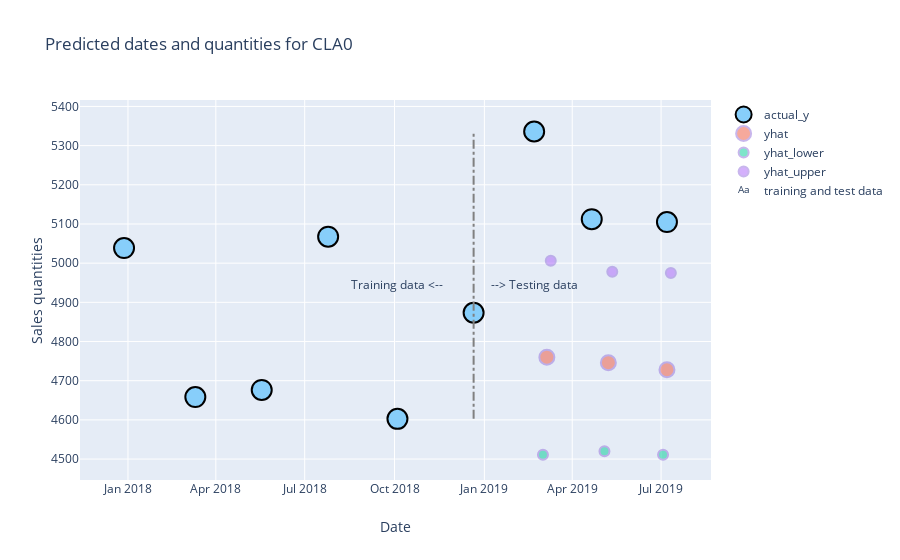

Notebook code for this chart:
### Code cell
(next_sale_dt_mdl,qty_mdl,full_preds_df)=generate_models_n_preds_df_n_plotly_viz('CLA0')

### Figure 1 — Plotly figure (JSON) as saved in the notebook; plotly's stock layout.template omitted (floating-point values rounded to 4 significant figures)
{"data": [{"marker": {"color": "LightSkyBlue", "line": {"color": "black", "width": 2}, "size": 20}, "mode": "markers", "name": "actual_y", "type": "scatter", "x": ["2017-12-28T00:00:00", "2018-03-11T00:00:00", "2018-05-18T00:00:00", "2018-07-25T00:00:00", "2018-10-04T00:00:00", "2018-12-21T00:00:00", "2019-02-21T00:00:00", "2019-04-21T00:00:00", "2019-07-07T00:00:00"], "y": [5039.0, 4658.0, 4676.0, 5068.0, 4603.0, 4873.0, 5336.0, 5112.0, 5105.0]}, {"marker": {"line": {"color": "MediumPurple", "width": 2}, "size": 15}, "mode": "markers", "name": "yhat", "opacity": 0.5, "type": "scatter", "x": ["2019-03-06T00:00:00", "2019-05-08T00:00:00", "2019-07-07T00:00:00"], "y": [4760, 4746, 4728]}, {"marker": {"line": {"color": "MediumPurple", "width": 2}, "size": 10}, "mode": "markers", "name": "yhat_lower", "opacity": 0.5, "type": "scatter", "x": ["2019-03-02T00:00:00", "2019-05-04T00:00:00", "2019-07-03T00:00:00"], "y": [4511, 4520, 4511]}, {"marker": {"line": {"color": "MediumPurple", "width": 2}, "size": 10}, "mode": "markers", "name": "yhat_upper", "opacity": 0.5, "type": "scatter", "x": ["2019-03-10T00:00:00", "2019-05-12T00:00:00", "2019-07-11T00:00:00"], "y": [5006, 4978, 4975]}, {"mode": "text", "name": "training and test data", "text": ["Training data <--", "--> Testing data"], "type": "scatter", "x": ["2018-10-04T00:00:00", "2019-02-21T00:00:00"], "y": [4941.0, 4941.0]}], "layout": {"autosize": true, "shapes": [{"line": {"color": "grey", "dash": "dashdot", "width": 2}, "type": "line", "x0": "2018-12-21T00:00:00", "x1": "2018-12-21T00:00:00", "y0": 4603.0, "y1": 5336.0}], "title": {"text": "Predicted dates and quantities for CLA0"}, "xaxis": {"autorange": true, "range": ["2017-11-15 05:32:18.4615", "2019-08-18 18:27:41.5385"], "title": {"text": "Date"}, "type": "date"}, "yaxis": {"autorange": true, "range": [4438.0, 5432.0], "title": {"text": "Sales quantities"}, "type": "linear"}}}
